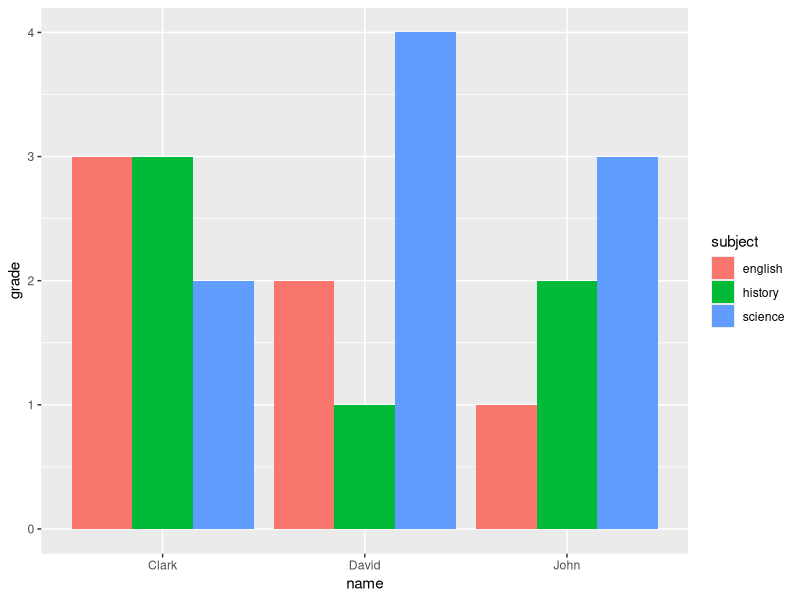

Write R code to recreate this figure.
## ---- chunk 1
knitr::opts_chunk$set(echo = TRUE)
## ---- chunk 2
suppressPackageStartupMessages(library(dplyr))
suppressPackageStartupMessages(library(tidyr))
## ---- chunk 3
school_wide <- data.frame(name = c("Clark", "John", "David"),
             science = c(2, 3, 4),
             english = c(3, 1, 2),
             history = c(3, 2, 1))
## ---- chunk 4
school_tidy <- school_wide %>%
  gather(key = "subject", value = "grade", 2:4)
school_tidy
## ---- chunk 5
school_wide <- school_tidy %>%
  spread(key = "subject", value = "grade")
school_wide
## ---- chunk 6
mean(school_wide$english)
mean(school_wide$science)
mean(school_wide$history)
## ---- chunk 7
school_tidy %>%
  group_by(subject) %>%
  summarise(mean_grade = mean(grade))
## ---- chunk 8
library(ggplot2)
g <- ggplot(data = school_tidy, 
            mapping = aes(x = name, y = grade, fill = subject))
g <- g + geom_bar(stat = "identity", position = "dodge")
g
